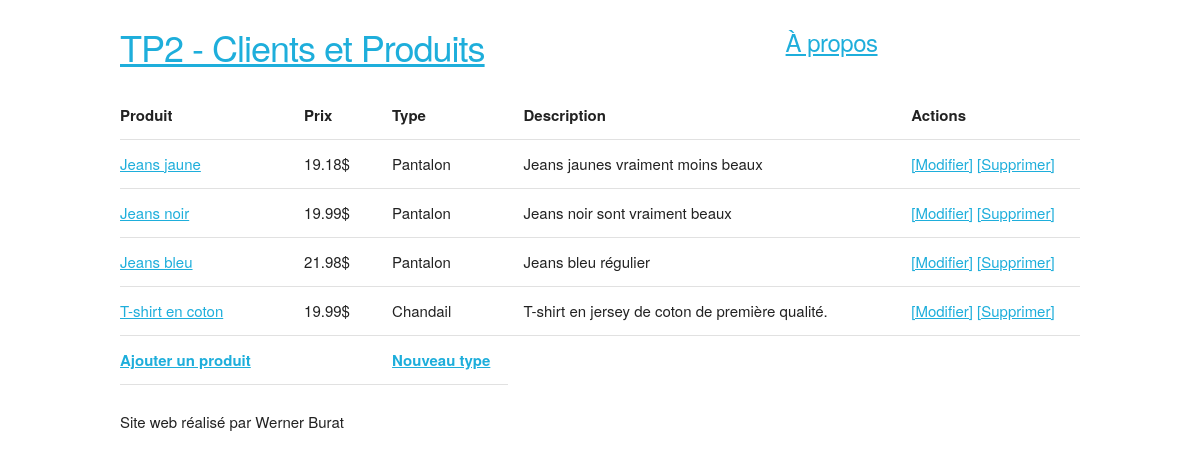
Before: / with the older database file.
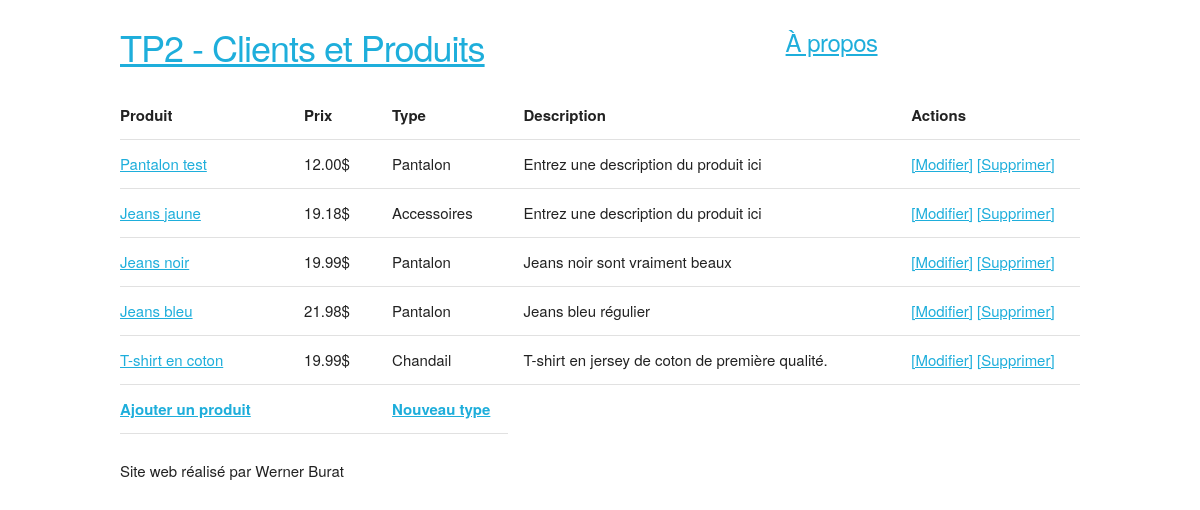
After: the same page with the newer database file.
### tables this page shows
CREATE TABLE IF NOT EXISTS `Produit` (
  `produit_id` int(11) NOT NULL,
  `produit_type_code` int(11) NOT NULL,
  `produit_nom` varchar(255) NOT NULL,
  `produit_prix` decimal(10,2) NOT NULL,
  `produit_autre_details` varchar(255) NOT NULL,
  `produit_contact` varchar(255) DEFAULT NULL
);

CREATE TABLE IF NOT EXISTS `Ref_Produit_Type` (
  `type_produit_code` int(11) NOT NULL,
  `type_produit_description` varchar(255) NOT NULL COMMENT '-eg Vetements, Bijoux'
);

### Controleur/Controleur.php (called while the page is built, shortened)
<?php
require 'Modele/Modele.php';
function accueil() {
    $produits = getProduits();
    require 'Vue/vueAccueil.php';
}

### Modele/Modele.php (called while the page is built, shortened)
<?php
function getBdd() {
    $bdd = new PDO('mysql:host=localhost;dbname=Clients et Produits;charset=utf8', 'root', 'mysql', array(PDO::ATTR_ERRMODE => PDO::ERRMODE_EXCEPTION));
    return $bdd;
}
function getProduits() {
    $bdd = getBdd();
    $produits = $bdd->query('SELECT * FROM Produit, Ref_Produit_Type
                             WHERE type_produit_code = produit_type_code
                             ORDER BY produit_id desc');
    return $produits;
}

### Vue/vueAccueil.php (the view, shortened to what this page needs)
<table style="width:100%">
    <tr>
        <th>Produit</th>
        <th>Prix</th>
        <th>Type</th>
        <th>Description</th>
        <th>Actions</th>
    </tr>
    <?php foreach ($produits as $produit):
        ?>
        <tr>
            <td><a href="<?= "index.php?action=produit&produit_id=" . $produit['produit_id'] ?>"><?= $produit['produit_nom'] ?></a></td>
            <td><?= htmlspecialchars($produit['produit_prix']) ?>$</td>
            <td><?= htmlspecialchars($produit['type_produit_description']) ?></td>
            <td><?= htmlspecialchars($produit['produit_autre_details']) ?></td>
            <td><a href="<?= "index.php?action=modifProduit&produit_id=" . $produit['produit_id']?>">[Modifier]</a>
                <a href="<?= "index.php?action=supprProduit&produit_id=" . $produit['produit_id']?>">[Supprimer]</a></td>
        </tr>
    <?php endforeach; ?>
    <tr><td><a href="index.php?action=nouveauProduit"><strong>Ajouter un produit</strong></a></td>
    <td></td>
    <td><a href="index.php?action=nouveauTypeProduit"><strong>Nouveau type</strong></a></td>
    </tr>
</table>
<?php $contenu = ob_get_clean(); ?>
<?php require 'Vue/gabarit.php'; ?>

### index.php
<?php
require 'Controleur/Controleur.php';
try {
    if (isset($_GET['action'])) {
        if ($_GET['action'] == 'produit') {
            if (isset($_GET['produit_id'])) {
                $produit_id = intval($_GET['produit_id']);
                if ($produit_id != 0) {
                    $erreur = isset($_GET['erreur']) ? $_GET['erreur'] : '';
                    produit($produit_id, $erreur);
                } else
                    throw new Exception("Identifiant de produit incorrect");
            } else
                throw new Exception("Aucun identifiant de produit");
        }
        else if ($_GET['action'] == 'type') {
            if (isset($_GET['type_produit_code'])) {
                $type_produit_code = intval($_GET['type_produit_code']);
                if ($type_produit_code != 0) {
                    $erreur = isset($_GET['erreur']) ? $_GET['erreur'] : '';
                    produit($type_produit_code, $erreur);
                } else
                    throw new Exception("Identifiant de produit incorrect");
            } else
                throw new Exception("Aucun identifiant de produit");
        }
        else if ($_GET['action'] == 'modifProduit') {
            if (isset($_GET['produit_id'])) {
                $produit_id = intval($_GET['produit_id']);
                if ($produit_id != 0) {
                    $erreur = isset($_GET['erreur']) ? $_GET['erreur'] : '';
                    modifProduit($produit_id, $erreur);
                } else
                    throw new Exception("Identifiant de produit incorrect");
            } else
                throw new Exception("Aucun identifiant de produit");
        }
        else if ($_GET['action'] == 'enrModifProduit') {
        if (isset($_GET['id'])) {
            $id = intval($_GET['id']);
            if ($id != 0) {
                enrModifProduit($id);
            } else
                throw new Exception("Identifiant de produit incorrect");
        } else
            throw new Exception("Aucun identifiant de produit");
        }
        else if ($_GET['action'] == 'supprProduit') {
            if (isset($_GET['produit_id'])) {
                $produit_id = intval($_GET['produit_id']);
                if ($produit_id != 0) {
                    $erreur = isset($_GET['erreur']) ? $_GET['erreur'] : '';
                    supprProduit($produit_id, $erreur);
                } else
                    throw new Exception("Identifiant de produit incorrect");
            } else
                throw new Exception("Aucun identifiant de produit");
        }
        else if ($_GET['action'] == 'enrSupprProduit') {
            if (isset($_POST['produit_id'])) {
                $id = intval($_POST['produit_id']);
                if ($id != 0) {
                    $erreur = isset($_POST['erreur']) ? $_POST['erreur'] : '';
                    enrSupprProduit($id, $erreur);
                } else
                    throw new Exception("Identifiant de produit incorrect");
            } else
                throw new Exception("Aucun identifiant de produit");
        }
        else if ($_GET['action'] == 'nouveauProduit') {
            nouveauProduit();
        }
        else if ($_GET['action'] == 'nouveauTypeProduit') {
            nouveauTypeProduit();
        }
        else if ($_GET['action'] == 'ajouter') {
            $produit = $_POST;
            ajouter($produit);
        }
        else if ($_GET['action'] == 'ajouterType') {
            $type = $_POST;
            ajouterType($type);
        }
        else if ($_GET['action'] == 'quelsTypes') {
            quelsTypes($_GET['term']);
        }
        else if ($_GET['action'] == 'apropos') {
            apropos();
        }
        else {
            throw new Exception("Action non valide");
        }
    } else {
        accueil();
    }
} catch (Exception $e) {
    erreur($e->getMessage());
}

### Vue/gabarit.php (shortened to what this page needs)
<!doctype html>
<html lang="fr">
    <head>
        <link rel="stylesheet" href="css/normalize.css" />
        <link rel="stylesheet" href="css/skeleton.css" />
        <link rel="stylesheet" href="http://ajax.googleapis.com/ajax/libs/jqueryui/1.10.1/themes/base/minified/jquery-ui.min.css" type="text/css" />
    </head>
    <body>
        <div class="container">
            <div class="row">
                <div class="two-thirds column">
                    <br/><a href="index.php"><h3>TP2 - Clients et Produits </h3></a>
                </div>
                <div class="one-third column">
                    <br/><h5><a href="index.php?action=apropos">À propos</a></h5>
                </div>
            </div>
            <div id="row">
                <div class="twelve columns">
                    <?= $contenu ?>
                </div>
            </div>
            <div id="row">Site web réalisé par Werner Burat</div>
        </div>
    </body>
</html>

### css/skeleton.css (style rules this page uses)
.container { position: relative; width: 100%; max-width: 960px; margin: 0 auto; padding: 0 20px; box-sizing: border-box; }
.column, .columns { width: 100%; float: left; box-sizing: border-box; }
@media (min-width: 400px) { .container { width: 85%; padding: 0; } }
@media (min-width: 550px) { .container { width: 80%; } }
@media (min-width: 550px) { .column, .columns { margin-left: 4%; } }
@media (min-width: 550px) { .column:first-child, .columns:first-child { margin-left: 0; } }
@media (min-width: 550px) { .twelve.columns { width: 100%; margin-left: 0; } }
@media (min-width: 550px) { .one-third.column { width: 30.6666666667%; } }
@media (min-width: 550px) { .two-thirds.column { width: 65.3333333333%; } }
html { font-size: 62.5%; }
body { font-size: 1.5em; line-height: 1.6; font-weight: 400; font-family: "Raleway", "HelveticaNeue", "Helvetica Neue", Helvetica, Arial, sans-serif; color: #222; }
h1, h2, h3, h4, h5, h6 { margin-top: 0; margin-bottom: 2rem; font-weight: 300; }
h3 { font-size: 3.0rem; line-height: 1.3; letter-spacing: -.1rem; }
h5 { font-size: 1.8rem; line-height: 1.5; letter-spacing: -.05rem; }
@media (min-width: 550px) { h3 { font-size: 3.6rem; } }
@media (min-width: 550px) { h5 { font-size: 2.4rem; } }
a { color: #1EAEDB; }
th, td { padding: 12px 15px; text-align: left; border-bottom: 1px solid #E1E1E1; }
th:first-child, td:first-child { padding-left: 0; }
th:last-child, td:last-child { padding-right: 0; }
pre, blockquote, dl, figure, table, p, ul, ol, form { margin-bottom: 2.5rem; }
.container:after, .row:after, .u-cf { content: ""; display: table; clear: both; }

Changed rows visible on the page:
added produit: produit_nom "Pantalon test", produit_prix "12.00", produit_type_code.type_produit_description "Pantalon", produit_autre_details "Entrez une description du produit ici"
changed produit "Jeans jaune": produit_type_code.type_produit_description "Pantalon" → "Accessoires"; produit_autre_details "Jeans jaunes vraiment moins beaux" → "Entrez une description du produit ici"
